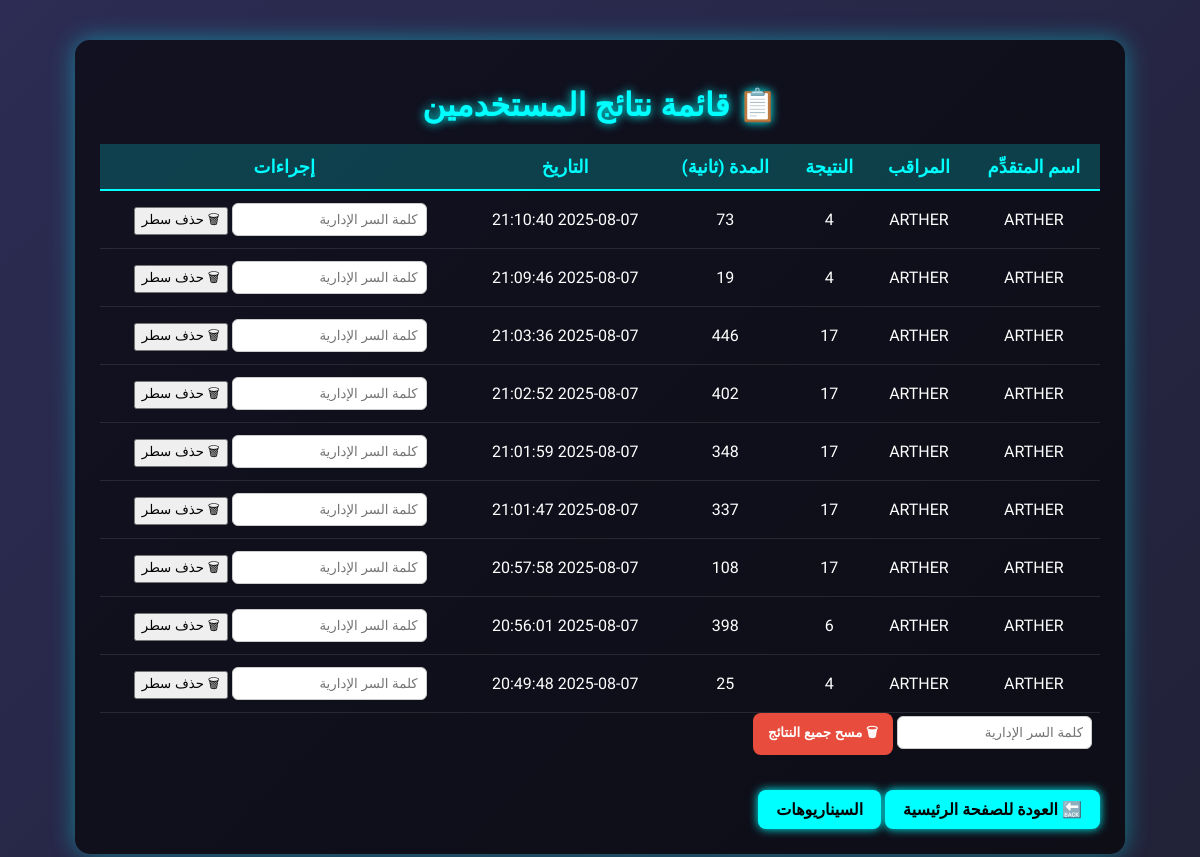
The app's page /stats, older data.
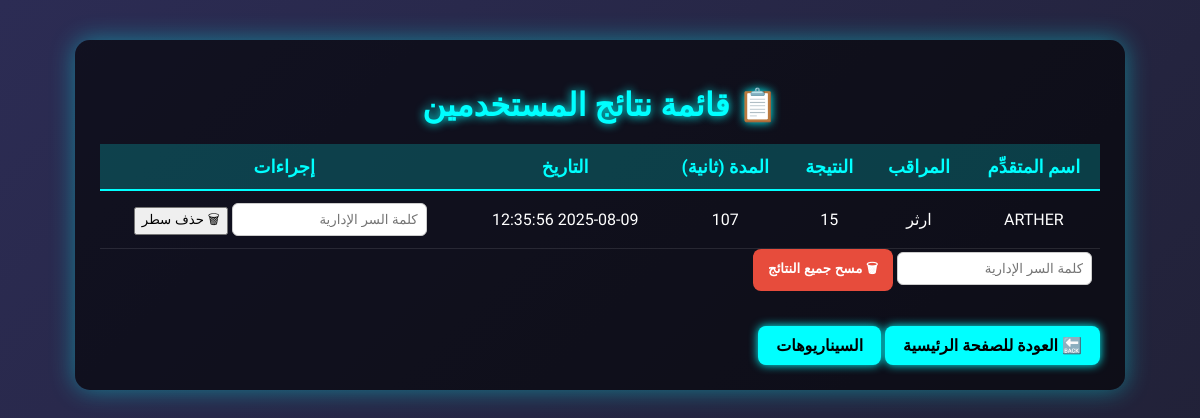
The same page, newer data.
### tables this page shows
CREATE TABLE exam_results (
            id INTEGER PRIMARY KEY AUTOINCREMENT,
            candidate_name TEXT,
            supervisor_name TEXT,
            score INTEGER,
            total INTEGER,
            duration INTEGER,
            submitted_at TIMESTAMP DEFAULT CURRENT_TIMESTAMP
        );

### app.py (the view)
@app.route('/stats')
def stats():
    conn = sqlite3.connect(DB_PATH)
    cursor = conn.cursor()
    cursor.execute("""
        SELECT candidate_name, supervisor_name, score, duration, submitted_at, id
        FROM exam_results
        ORDER BY submitted_at DESC
    """)
    users = cursor.fetchall()
    conn.close()
    return render_template('stats.html', users=users)

### templates/stats.html (shortened to what this page needs)
<!DOCTYPE html>
<html lang="ar" dir="rtl">
<head>
    <link rel="stylesheet" href="{{ url_for('static', filename='style_stats.css') }}">
</head>
<body>
    <div class="container">
        <h1>📋 قائمة نتائج المستخدمين</h1>
        <table>
            <thead>
                <tr>
                    <th>اسم المتقدِّم</th>
                    <th>المراقب</th>
                    <th>النتيجة</th>
                    <th>المدة (ثانية)</th>
                    <th>التاريخ</th>
                    <th>إجراءات</th>
                </tr>
            </thead>
            <tbody>
                {% for user in users %}
                <tr>
                    <td>{{ user[0] }}</td>
                    <td>{{ user[1] }}</td>
                    <td>{{ user[2] }}</td>
                    <td>{{ user[3] }}</td>
                    <td>{{ user[4] }}</td>
                    <td>
                <form action="/delete_result/{{ user[5] }}" method="POST" style="display:inline;"
      onsubmit="return confirm('⚠ هل أنت متأكد من حذف هذه النتيجة؟')">
    <input type="password" name="admin_password" placeholder="كلمة السر الإدارية" required>
    <button type="submit">🗑 حذف سطر</button>
</form>
                    </td>
                </tr>
                {% endfor %}
            </tbody>
        </table>
        <form action="/clear_results" method="POST" onsubmit="return confirm('⚠ هل أنت متأكد أنك تريد مسح جميع النتائج؟')">
            <input type="password" name="admin_password" placeholder="كلمة السر الإدارية" required>
            <button type="submit" class="clear-btn">🗑 مسح جميع النتائج</button>
        </form>
        <a href="/" class="back-btn">🔙 العودة للصفحة الرئيسية</a>
        <a href="/scenarios" class="back-btn">السيناريوهات</a>
    </div>
</body>
</html>

### static/style_stats.css (style rules this page uses)
body { font-family: 'Cairo', sans-serif; margin: 0; padding: 0; background: linear-gradient(-45deg, #1e1e2f, #2c2c54, #1e1e2f, #2c2c54); background-size: 400% 400%; animation: gradientBG 12s ease infinite; color: #fff; }
.container { max-width: 1000px; margin: 40px auto; background: rgba(0, 0, 0, 0.6); padding: 25px; border-radius: 15px; box-shadow: 0 0 25px rgba(0, 255, 255, 0.4); animation: fadeIn 1.2s ease; }
h1 { text-align: center; margin-bottom: 20px; color: #00ffff; text-shadow: 0 0 10px #00ffff; }
table { width: 100%; border-collapse: collapse; margin-top: 15px; }
thead { background: rgba(0, 255, 255, 0.2); }
th, td { padding: 12px; text-align: center; }
th { color: #00ffff; font-size: 18px; border-bottom: 2px solid #00ffff; }
tbody tr { transition: background 0.3s ease, transform 0.2s ease; }
td { border-bottom: 1px solid rgba(255, 255, 255, 0.1); }
.back-btn { display: inline-block; margin-top: 20px; text-decoration: none; background: #00ffff; color: #000; padding: 10px 18px; border-radius: 8px; transition: 0.3s; font-weight: bold; box-shadow: 0 0 10px #00ffff; }
form { margin-bottom: 15px; }
input[type="password"] { padding: 8px; margin-right: 8px; border: 1px solid #ccc; border-radius: 6px; }
.clear-btn { padding: 10px 15px; background-color: #e74c3c; color: white; border: none; border-radius: 8px; cursor: pointer; font-weight: bold; transition: 0.3s; }

Row changes from the older to the newer data that the page shows:
removed exam_results: candidate_name "ARTHER", supervisor_name "ARTHER", score "4", duration "73", submitted_at "2025-08-07 21:10:40"
removed exam_results: candidate_name "ARTHER", supervisor_name "ARTHER", score "4", duration "19", submitted_at "2025-08-07 21:09:46"
removed exam_results: candidate_name "ARTHER", supervisor_name "ARTHER", score "17", duration "446", submitted_at "2025-08-07 21:03:36"
removed exam_results: candidate_name "ARTHER", supervisor_name "ARTHER", score "17", duration "402", submitted_at "2025-08-07 21:02:52"
removed exam_results: candidate_name "ARTHER", supervisor_name "ARTHER", score "17", duration "348", submitted_at "2025-08-07 21:01:59"
removed exam_results: candidate_name "ARTHER", supervisor_name "ARTHER", score "17", duration "337", submitted_at "2025-08-07 21:01:47"
removed exam_results: candidate_name "ARTHER", supervisor_name "ARTHER", score "17", duration "108", submitted_at "2025-08-07 20:57:58"
removed exam_results: candidate_name "ARTHER", supervisor_name "ARTHER", score "6", duration "398", submitted_at "2025-08-07 20:56:01"
removed exam_results: candidate_name "ARTHER", supervisor_name "ARTHER", score "4", duration "25", submitted_at "2025-08-07 20:49:48"
added exam_results: candidate_name "ARTHER", supervisor_name "ارثر", score "15", duration "107", submitted_at "2025-08-09 12:35:56"
